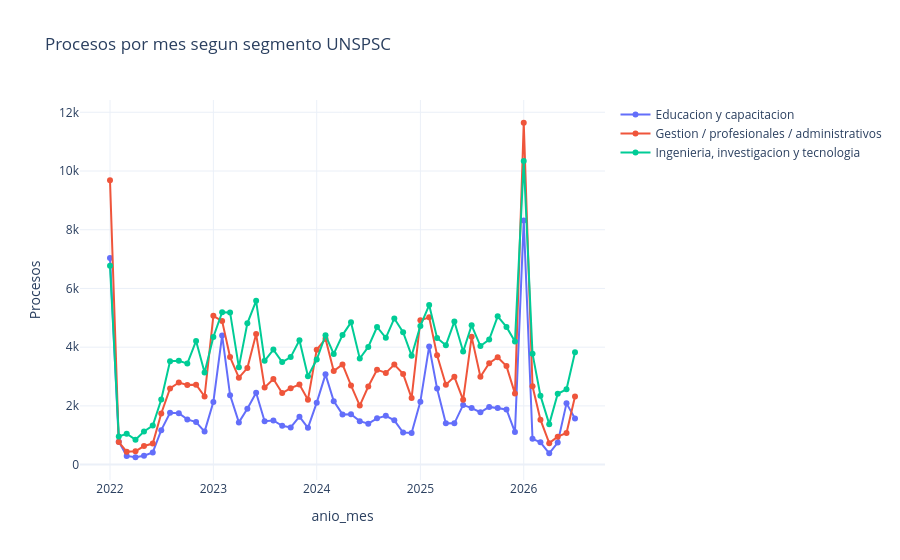

The notebook cell this image was saved under:
### Markdown cell above
## 2.4 Tendencias por segmento UNSPSC (sector)

Recordatorio: el segmento se deriva de `codigo_principal_de_categoria`
(primeros 2 digitos tras quitar el prefijo `V1.`), ya calculado en la extraccion.

### Code cell
SEGMENTOS_NOMBRE = {
    "80": "Gestion / profesionales / administrativos",
    "81": "Ingenieria, investigacion y tecnologia",
    "86": "Educacion y capacitacion",
}
df_temporal["segmento_nombre"] = df_temporal["segmento_unspsc"].astype(str).map(SEGMENTOS_NOMBRE).fillna(df_temporal["segmento_unspsc"].astype(str))

por_segmento_mes = (
    df_temporal.groupby(["anio_mes", "segmento_nombre"])
    .size().reset_index(name="procesos")
)
grafica_serie(por_segmento_mes, "anio_mes", "procesos",
              "Procesos por mes segun segmento UNSPSC", "Procesos", color="segmento_nombre")

tabla_frecuencia(df_temporal["segmento_nombre"], "segmento")
